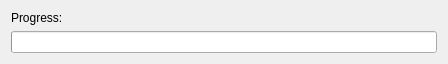
<?xml version="1.0" encoding="UTF-8"?>
<ui version="4.0">
 <class>ProgressWdgt</class>
 <widget class="QWidget" name="ProgressWdgt">
  <property name="geometry">
   <rect>
    <x>0</x>
    <y>0</y>
    <width>448</width>
    <height>62</height>
   </rect>
  </property>
  <property name="windowTitle">
   <string>Progress</string>
  </property>
  <layout class="QVBoxLayout" name="verticalLayout">
   <item>
    <widget class="QLabel" name="txtHeader">
     <property name="text">
      <string>Progress:</string>
     </property>
    </widget>
   </item>
   <item>
    <widget class="QProgressBar" name="progressBar">
     <property name="format">
      <string/>
     </property>
    </widget>
   </item>
  </layout>
 </widget>
 <resources/>
 <connections/>
</ui>
